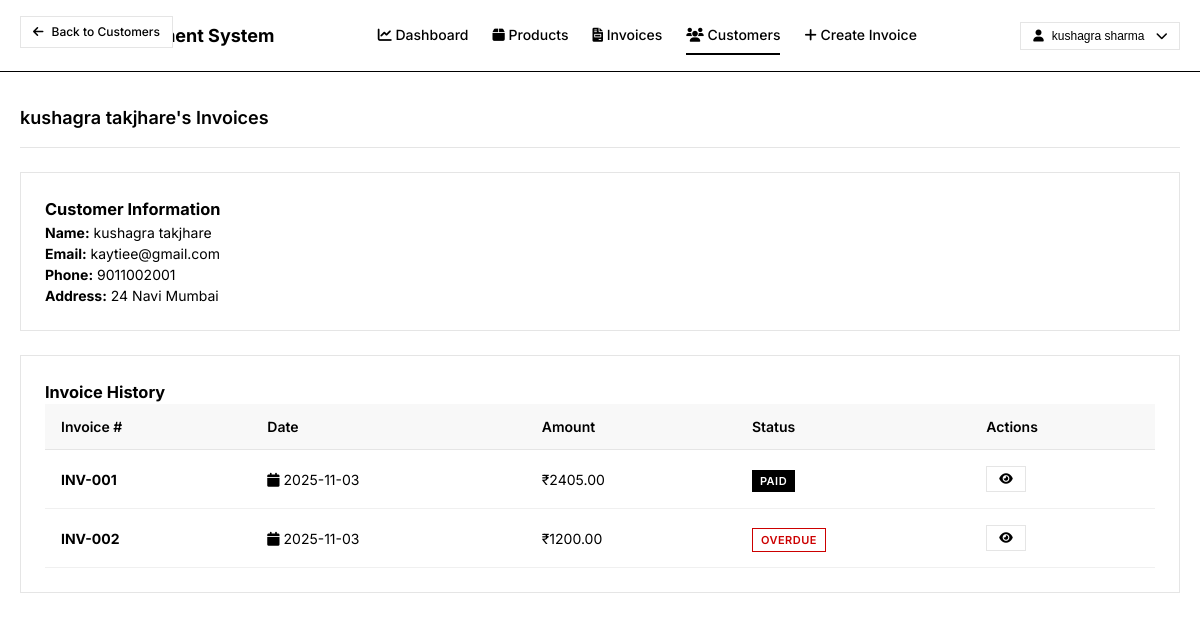
The app's page /seller/customers/C001/invoices (signed in) with its own data.
### models.py (models this page shows, shortened)
class Customer(db.Model):
    __tablename__ = 'customers'
    c_id = db.Column(db.String(10), primary_key=True)    # C_ID
    c_name = db.Column(db.String(100), nullable=False)  # C_NAME
    c_email = db.Column(db.String(100), nullable=False, unique=True)  # C_EMAIL
    c_phone_no = db.Column(db.String(20), nullable=False)  # C_PHONE_NO
    c_address = db.Column(db.Text, nullable=False)       # C_ADDRESS
    password = db.Column(db.String(255), nullable=True, default='')  # PASSWORD (optional for customers)
    invoices = db.relationship('Invoice', backref='customer', lazy=True)
    @property
    def name(self):
        return self.c_name
    @property
    def email(self):
        return self.c_email
    @property
    def phone(self):
        return self.c_phone_no
    @property
    def address(self):
        return self.c_address

class Invoice(db.Model):
    __tablename__ = 'invoices'
    invoice_no = db.Column(db.String(20), primary_key=True)  # INVOICE_NO
    invoice_datetime = db.Column(db.DateTime, nullable=False, default=datetime.utcnow)  # INVOICE_DATETIME
    status = db.Column(db.String(20), nullable=False, default='pending')  # STATUS
    tax = db.Column(db.Numeric(10, 2), nullable=False, default=0)  # TAX
    amount = db.Column(db.Numeric(10, 2), nullable=False)  # AMOUNT
    s_id = db.Column(db.String(10), db.ForeignKey('sellers.s_id'), nullable=False)  # S_ID (FK)
    c_id = db.Column(db.String(10), db.ForeignKey('customers.c_id'), nullable=False)  # C_ID (FK)
    invoice_items = db.relationship('InvoiceItem', backref='invoice', lazy=True, cascade='all, delete-orphan')
    @property
    def id(self):
        return self.invoice_no
    @property
    def date(self):
        return self.invoice_datetime.strftime('%Y-%m-%d')

### app.py (the view)
@app.route('/seller/customers/<customer_id>/invoices')
@login_required
@role_required('seller')
def view_customer_invoices(customer_id):
    customer = Customer.query.get(customer_id)
    if not customer:
        flash('Customer not found', 'error')
        return redirect(url_for('seller_customers'))
    invoices = Invoice.query.filter_by(c_id=customer_id, s_id=session['user_id']).all()
    return render_template('seller/customer_invoices.html', customer=customer, invoices=invoices)

### app.py (called while the page is built)
def login_required(f):
    from functools import wraps
    @wraps(f)
    def decorated_function(*args, **kwargs):
        if 'user_id' not in session:
            return redirect(url_for('login'))
        return f(*args, **kwargs)
    return decorated_function

def role_required(role):
    def decorator(f):
        from functools import wraps
        @wraps(f)
        def decorated_function(*args, **kwargs):
            if 'user_role' not in session or session['user_role'] != role:
                flash('Access denied. Insufficient permissions.', 'error')
                return redirect(url_for('login'))
            return f(*args, **kwargs)
        return decorated_function
    return decorator

### templates/seller/customer_invoices.html (shortened to what this page needs)
{% extends "base.html" %}
{% block back_button %}
<a href="{{ url_for('seller_customers') }}" class="btn btn-outline btn-sm back-btn">
    <i class="fas fa-arrow-left"></i>
    Back to Customers
</a>
{% endblock %}
{% block content %}
<div class="dashboard">
    <div class="section-header">
        <h2 class="section-title">{{ customer.name }}'s Invoices</h2>
    </div>
    <div class="card">
        <div class="customer-info">
            <h3>Customer Information</h3>
            <p><strong>Name:</strong> {{ customer.name }}</p>
            <p><strong>Email:</strong> {{ customer.email }}</p>
            <p><strong>Phone:</strong> {{ customer.phone }}</p>
            <p><strong>Address:</strong> {{ customer.address }}</p>
        </div>
    </div>
    {% if invoices %}
    <div class="card">
        <h3>Invoice History</h3>
        <table class="table">
            <thead>
                <tr>
                    <th>Invoice #</th>
                    <th>Date</th>
                    <th>Amount</th>
                    <th>Status</th>
                    <th>Actions</th>
                </tr>
            </thead>
            <tbody>
                {% for invoice in invoices %}
                <tr>
                    <td>
                        <div class="invoice-id">
                            <strong>{{ invoice.id }}</strong>
                        </div>
                    </td>
                    <td>
                        <div class="date-info">
                            <i class="fas fa-calendar"></i>
                            {{ invoice.date }}
                        </div>
                    </td>
                    <td>
                        <div class="amount-info">
                            ₹{{ "%.2f"|format(invoice.amount) }}
                        </div>
                    </td>
                    <td>
                        <span class="status-badge status-{{ invoice.status }}">
                            {{ invoice.status.title() }}
                        </span>
                    </td>
                    <td>
                        <div class="action-buttons">
                            <a href="{{ url_for('view_invoice', invoice_id=invoice.id) }}" class="btn btn-outline btn-sm">
                                <i class="fas fa-eye"></i>
                            </a>
                        </div>
                    </td>
                </tr>
                {% endfor %}
            </tbody>
        </table>
    </div>
    {% endif %}
</div>
{% endblock %}

### static/css/style.css (style rules this page uses)
* { margin: 0; padding: 0; box-sizing: border-box; }
body { font-family: 'Inter', -apple-system, BlinkMacSystemFont, 'Segoe UI', sans-serif; background-color: #ffffff; color: #000000; line-height: 1.5; font-size: 14px; }
.dashboard { max-width: 100%; }
.section-header { display: flex; justify-content: space-between; align-items: center; margin-bottom: 24px; padding-bottom: 16px; border-bottom: 1px solid #e5e5e5; }
.section-title { font-size: 18px; font-weight: 600; color: #000000; }
.card { background-color: #ffffff; border: 1px solid #e5e5e5; border-radius: 0; padding: 24px; margin-bottom: 24px; }
.table { width: 100%; border-collapse: collapse; font-size: 14px; }
.table th { background-color: #f8f8f8; padding: 12px 16px; text-align: left; font-weight: 600; color: #000000; border-bottom: 1px solid #e5e5e5; }
.table td { padding: 16px; border-bottom: 1px solid #f0f0f0; vertical-align: middle; }
.btn { display: inline-flex; align-items: center; gap: 8px; padding: 8px 16px; border: 1px solid #000000; background-color: #ffffff; color: #000000; text-decoration: none; font-size: 14px; font-weight: 500; cursor: pointer; transition: all 0.2s; border-radius: 0; }
.btn-outline { background-color: #ffffff; color: #000000; border-color: #e5e5e5; }
.btn-sm { padding: 6px 12px; font-size: 12px; }
.status-badge { padding: 4px 8px; font-size: 11px; font-weight: 600; text-transform: uppercase; letter-spacing: 0.5px; border-radius: 0; }
.status-paid { background-color: #000000; color: #ffffff; }
.status-overdue { background-color: #ffffff; color: #cc0000; border: 1px solid #cc0000; }
.action-buttons { display: flex; gap: 8px; }
.table td .action-buttons { justify-content: flex-start; }
.btn.btn-sm { min-width: 32px; }
.back-btn { position: absolute; top: 16px; left: 20px; z-index: 10; }

### records on screen
Customer: name "kushagra takjhare", email "kaytiee@gmail.com", phone "9011002001", address "24 Navi Mumbai"
Invoice: id "INV-001", date "2025-11-03", amount "2405.00", status "PAID"
Invoice: id "INV-002", date "2025-11-03", amount "1200.00", status "OVERDUE"

### other values on screen
{{ session.user_name }} "kushagra sharma"
